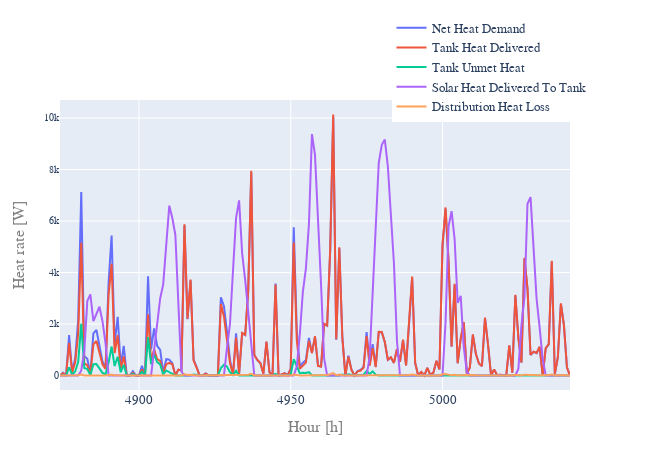

Notebook source saved alongside this figure:
### Code cell
# first_hour = 4897
# last_hour = 4897 + 5*24

print('month, day, hour:\nData starts at', ts_res_com_new_cold.loc[first_hour, ['month','day', 'hour']].transpose().values, 'and ends at',
ts_res_com_new_cold.loc[last_hour, ['month','day', 'hour']].transpose().values)

# title = 'Community SWH New, Climate Zone ' + str(int(cold_cz))

fig = Plot(data_headers = [r['q_dem'], r['q_del_tank'],r['q_unmet_tank'],r['q_del_sol'],r['q_dist_loss']], \
                 outpath = '', save_image = False, title = '', 
                 label_h = 'Hour [h]', label_v = 'Heat rate [W]',\
                 legend = True, duration_curve = False, margin_l = m_l, margin_b = m_b,\
                 notebook_mode = True, width = w, height = h, fontsize = f, legend_x = 0.65, legend_y = 1.3).\
            series(ts_res_com_new_cold.loc[first_hour + 1 : last_hour + 1,\
                [r['q_dem'], r['q_del_tank'],r['q_unmet_tank'],r['q_del_sol'],r['q_dist_loss']]], \
                 outfile = '', modes = 'lines')

### Figure 1 — Plotly figure (JSON) as saved in the notebook; plotly's stock layout.template omitted (floating-point values rounded to 4 significant figures; data arrays with more than 128 entries replaced by an {"elided": "..."} marker saying what was removed)
{"data": [{"mode": "lines", "name": "Net Heat Demand", "type": "scatter", "x": {"elided": "169 int values"}, "y": {"elided": "169 float values"}}, {"mode": "lines", "name": "Tank Heat Delivered", "type": "scatter", "x": {"elided": "169 int values"}, "y": {"elided": "169 float values"}}, {"mode": "lines", "name": "Tank Unmet Heat", "type": "scatter", "x": {"elided": "169 int values"}, "y": {"elided": "169 float values"}}, {"mode": "lines", "name": "Solar Heat Delivered To Tank", "type": "scatter", "x": {"elided": "169 int values"}, "y": {"elided": "169 float values"}}, {"mode": "lines", "name": "Distribution Heat Loss", "type": "scatter", "x": {"elided": "169 int values"}, "y": {"elided": "169 float values"}}], "layout": {"font": {"family": "arial", "size": 16}, "height": 450, "legend": {"font": {"family": "arial", "size": 12.8}, "x": 0.65, "y": 1.3}, "margin": {"b": 60, "l": 60}, "showlegend": true, "title": {"font": {"family": "arial", "size": 16}, "text": ""}, "width": 650, "xaxis": {"tickfont": {"size": 12.8}, "title": {"font": {"color": "#7f7f7f", "size": 16}, "text": "Hour [h]"}}, "yaxis": {"tickfont": {"size": 9.6}, "title": {"font": {"color": "#7f7f7f", "size": 16}, "text": "Heat rate [W]"}}}}
